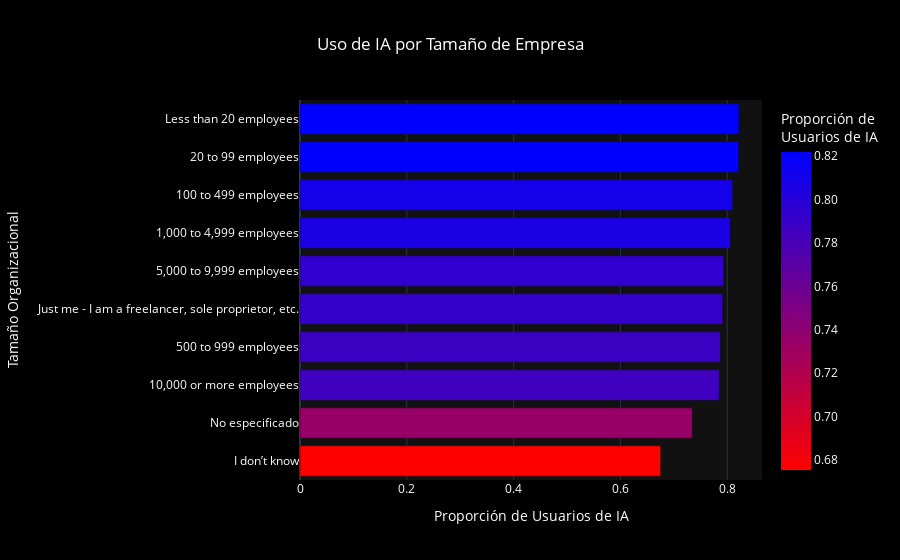

Notebook cell for this chart:
### Code cell
import plotly.express as px

# Calcular proporción promedio de uso de IA por tamaño organizacional
org_ai = (
    df_ai_clean_filtered.groupby("OrgSize")["AI_Usage"]
    .mean()
    .sort_values(ascending=True)  # orden ascendente para lectura visual
    .reset_index()
)

# Crear gráfico de barras horizontal
fig6_b = px.bar(
    org_ai,
    x="AI_Usage",
    y="OrgSize",
    orientation="h",
    color="AI_Usage",
    color_continuous_scale="Bluered_r",  # paleta con contraste sobre fondo oscuro
    labels={
        "AI_Usage": "Proporción de Usuarios de IA",
        "OrgSize": "Tamaño Organizacional"
    },
    title="Uso de IA por Tamaño de Empresa"
)

# Personalizar layout en modo oscuro
fig6_b.update_layout(
    template="plotly_dark",
    font=dict(color="white"),
    title_x=0.5,
    plot_bgcolor="rgba(17,17,17,1)",
    paper_bgcolor="rgba(0,0,0,1)",
    coloraxis_colorbar=dict(
        title="Proporción de<br>Usuarios de IA",
        tickformat=".2f"
    )
)

fig6_b.show()

# Exportar para Reveal.js o dashboard
fig6_b.write_html("docs/assets/charts/chart_6_b.html", include_plotlyjs="cdn")

### Figure 1 — Plotly figure (JSON) as saved in the notebook; plotly's stock layout.template omitted (floating-point values rounded to 4 significant figures)
{"data": [{"hovertemplate": "Proporción de Usuarios de IA=%{marker.color}<br>Tamaño Organizacional=%{y}<extra></extra>", "legendgroup": "", "marker": {"color": [0.6753, 0.7345, 0.7848, 0.7872, 0.7916, 0.7936, 0.8061, 0.81, 0.8214, 0.8218], "coloraxis": "coloraxis", "pattern": {"shape": ""}}, "name": "", "orientation": "h", "showlegend": false, "textposition": "auto", "type": "bar", "x": [0.6753, 0.7345, 0.7848, 0.7872, 0.7916, 0.7936, 0.8061, 0.81, 0.8214, 0.8218], "xaxis": "x", "y": ["I don’t know", "No especificado", "10,000 or more employees", "500 to 999 employees", "Just me - I am a freelancer, sole proprietor, etc.", "5,000 to 9,999 employees", "1,000 to 4,999 employees", "100 to 499 employees", "20 to 99 employees", "Less than 20 employees"], "yaxis": "y"}], "layout": {"barmode": "relative", "coloraxis": {"colorbar": {"tickformat": ".2f", "title": {"text": "Proporción de<br>Usuarios de IA"}}, "colorscale": [[0, "rgb(255,0,0)"], [1, "rgb(0,0,255)"]]}, "font": {"color": "white"}, "legend": {"tracegroupgap": 0}, "paper_bgcolor": "rgba(0,0,0,1)", "plot_bgcolor": "rgba(17,17,17,1)", "title": {"text": "Uso de IA por Tamaño de Empresa", "x": 0.5}, "xaxis": {"anchor": "y", "domain": [0, 1], "title": {"text": "Proporción de Usuarios de IA"}}, "yaxis": {"anchor": "x", "domain": [0, 1], "title": {"text": "Tamaño Organizacional"}}}}
